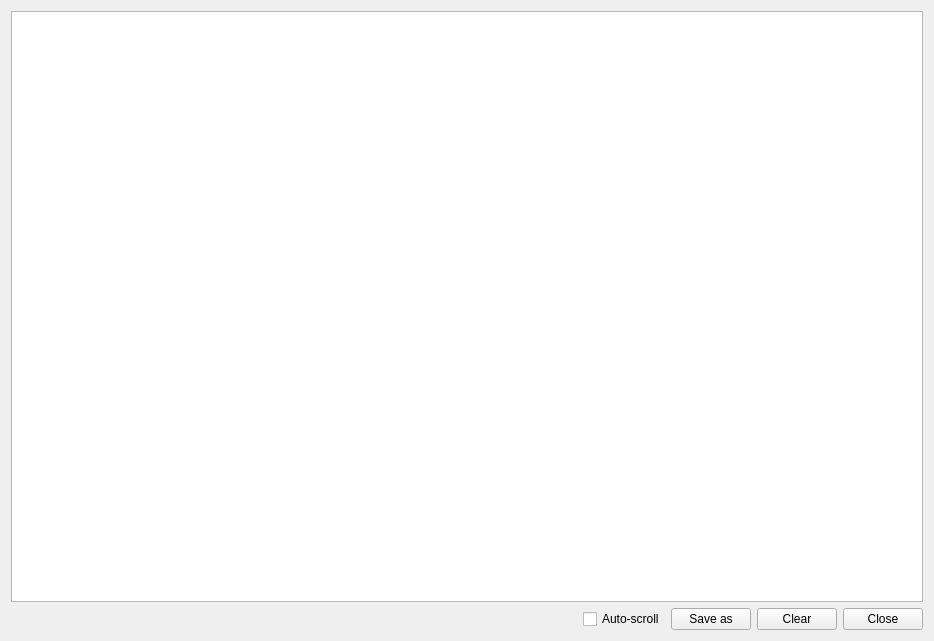
<?xml version="1.0" encoding="UTF-8"?>
<ui version="4.0">
 <class>UiSystemLog</class>
 <widget class="QWidget" name="UiSystemLog">
  <property name="geometry">
   <rect>
    <x>0</x>
    <y>0</y>
    <width>934</width>
    <height>641</height>
   </rect>
  </property>
  <property name="windowTitle">
   <string>Form</string>
  </property>
  <layout class="QVBoxLayout" name="verticalLayout">
   <item>
    <widget class="QListView" name="listView"/>
   </item>
   <item>
    <layout class="QHBoxLayout" name="horizontalLayout">
     <item>
      <spacer name="horizontalSpacer">
       <property name="orientation">
        <enum>Qt::Orientation::Horizontal</enum>
       </property>
       <property name="sizeHint" stdset="0">
        <size>
         <width>40</width>
         <height>20</height>
        </size>
       </property>
      </spacer>
     </item>
     <item>
      <widget class="QCheckBox" name="cb_autoscroll">
       <property name="text">
        <string>Auto-scroll</string>
       </property>
      </widget>
     </item>
     <item>
      <widget class="QPushButton" name="pb_save">
       <property name="text">
        <string>Save as</string>
       </property>
      </widget>
     </item>
     <item>
      <widget class="QPushButton" name="pb_clear">
       <property name="text">
        <string>Clear</string>
       </property>
      </widget>
     </item>
     <item>
      <widget class="QPushButton" name="pb_close">
       <property name="text">
        <string>Close</string>
       </property>
      </widget>
     </item>
    </layout>
   </item>
  </layout>
 </widget>
 <resources/>
 <connections/>
</ui>
